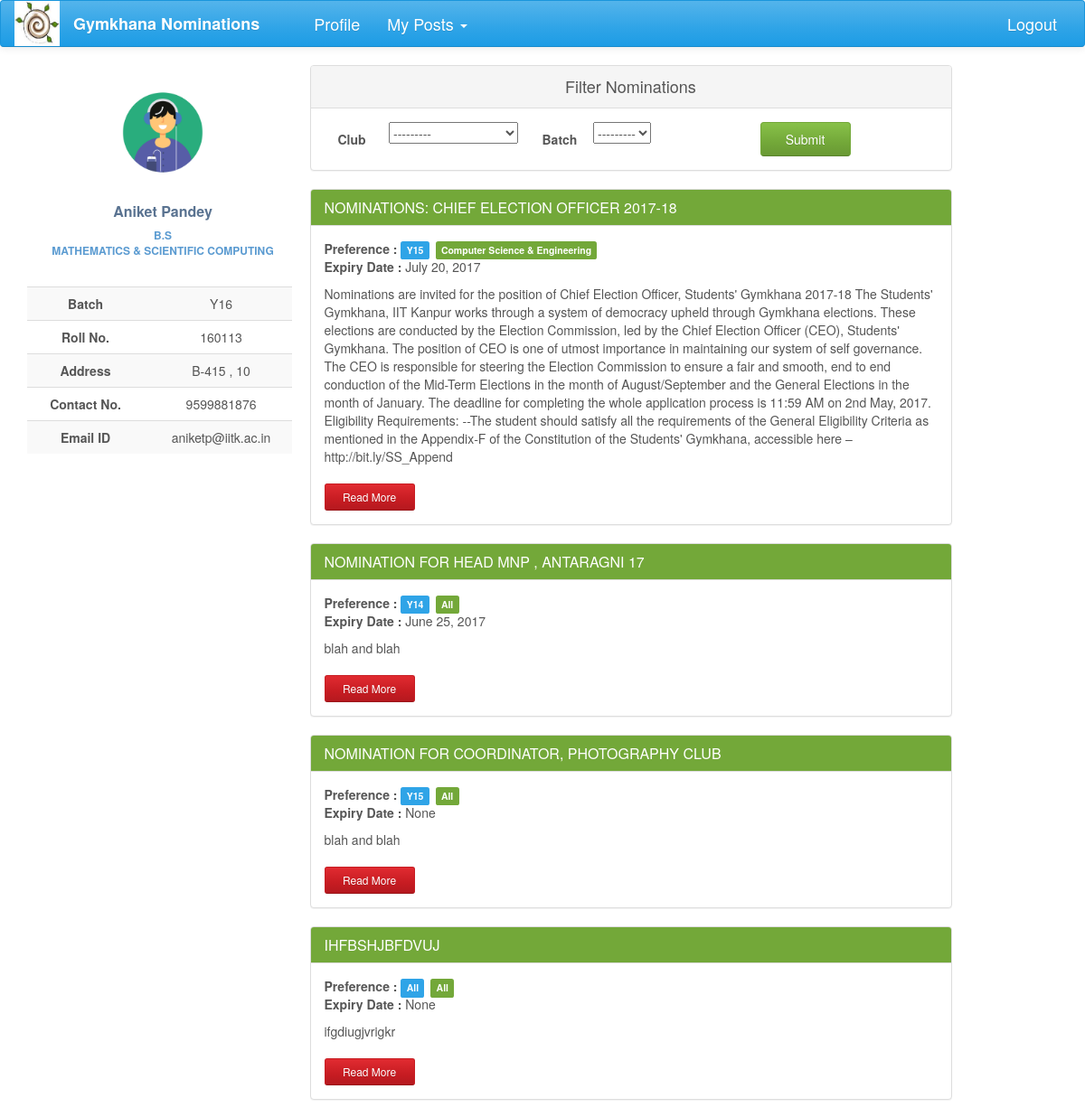
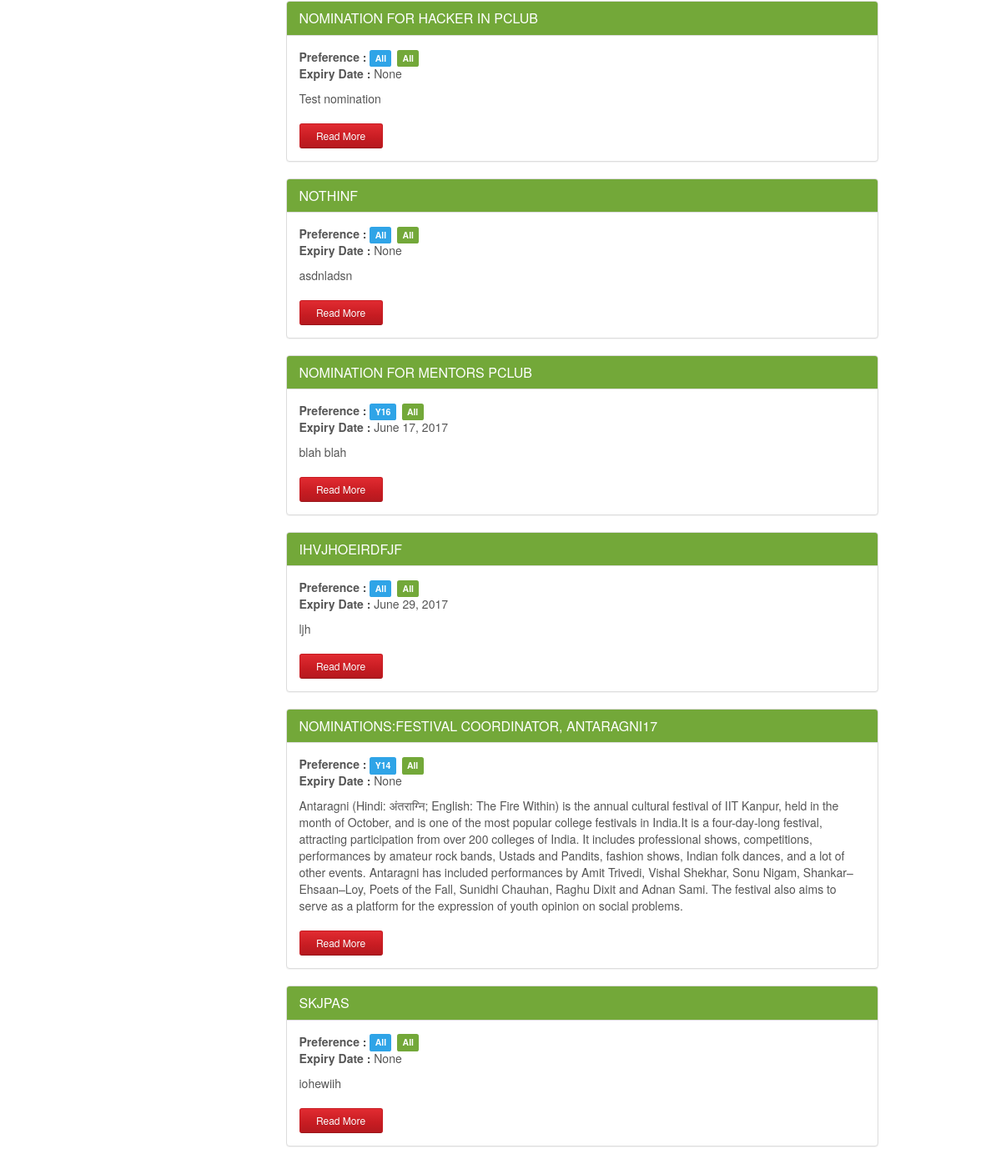
Screenshot of /nominations/ (signed in) with the database file from the repository (2 pictures, top to bottom).
### nomi/models.py (models this page shows, shortened)
class UserProfile(models.Model):
    user = models.OneToOneField(User, on_delete=models.CASCADE)
    name = models.CharField(max_length=40, blank=True)
    roll_no = models.IntegerField(null=True)
    year = models.CharField(max_length=4, choices=YEAR, default='Y16')
    programme = models.CharField(max_length=7, choices=PROGRAMME, default='B.Tech')
    department = models.CharField(max_length=200, choices=DEPT, default=None)
    hall = models.CharField(max_length=10, choices=HALL, default=1)
    room_no = models.CharField(max_length=10, null=True)

class Nomination(models.Model):
    name = models.CharField(max_length=200)
    description = models.TextField(max_length=1000, null=True, blank=True)
    nomi_post = models.ForeignKey(Post, null=True)
    nomi_form = models.OneToOneField('forms.Questionnaire', null=True, blank=True)
    status = models.CharField(max_length=50, choices=STATUS, default='Nomination created')
    nomi_approvals = models.ManyToManyField(Post, related_name='nomi_approvals', symmetrical=False, blank=True)
    opening_date = models.DateField(null=True, blank=True)
    closing_date = models.DateField(null=True, blank=True, editable=True)
    year_choice = models.CharField(max_length=100, choices=YEAR_1, null=True)
    hall_choice = models.CharField(max_length=100, choices=HALL_1, null=True)
    dept_choice = models.CharField(max_length=100, choices=DEPT_1, null=True)

### nomi/views.py (the view)
def index(request):
    if request.user.is_authenticated:
        filter = NominationFilter(request.GET, queryset=Nomination.objects.filter(status='Nomination out'))
        posts = Post.objects.filter(post_holders=request.user)
        username = UserProfile.objects.get(user=request.user)
        return render(request, 'index1.html', context={'posts': posts, 'username': username,'filter':filter})
    else:
        return HttpResponseRedirect(reverse('login'))

### nomi/global_contexts.py (called while the page is built)
def context(request):
    if request.user.is_authenticated:
        my_profile = UserProfile.objects.get(user=request.user)
        my_posts = Post.objects.filter(post_holders=request.user)
        return {'my_posts':my_posts,'my_profile':my_profile}
    else:
        return {'my_posts': 0, 'my_profile': 0}

### nomi/models.py (called while the page is built)
    def __str__(self):
        return self.club_name

### nomi/templates/index1.html
{% extends 'base2.html' %}
{% load staticfiles %}
{% load bootstrap %}
{% block content %}
<div class="profile-content ">
    <div class="panel panel-default">
      <div class="panel-heading">Filter Nominations</div>
      <div class="panel-body">
        <form action="" method="get">
            <label class="col-lg-1 control-label">Club</label>
                <div class="col-lg-3">
                    {{filter.form.nomi_approvals__club}}
                </div>
            <label class="col-lg-1 control-label">Batch</label>
                <div class="col-lg-3 ">
                    {{filter.form.year_choice}}
                </div>
            <input type="submit" value="Submit" class="btn btn-success nomi-filter" />
        </form>
      </div>
    </div>
{% for nomi in filter.qs %}
    <div class="panel panel-success">
        <div class="panel-heading">
            <h3 class="panel-title">{{ nomi.name.upper }}</h3>
        </div>
        <div class="panel-body">
            <span style="font-weight: bolder">Preference : </span>
            <span class="label label-primary">{{nomi.year_choice}}</span>
            <span class="label label-success">{{nomi.dept_choice}}</span>
            <p><span style="font-weight: bolder"> Expiry Date :  </span>{{nomi.closing_date}}</p>
            <p>{{nomi.description}}</p>
            <a href="{% url 'nomi_detail' nomi_pk=nomi.pk %}" class="btn btn-sm read-more-button btn-danger">Read More</a>
        </div>
    </div>
{% endfor %}
</div>
{% endblock %}

### nomi/templates/base2.html (shortened to what this page needs)
<!DOCTYPE html>
<html lang="en">
{% load staticfiles %}
{% load bootstrap %}
<head>
    <link href="https://maxcdn.bootstrapcdn.com/bootswatch/3.3.7/cerulean/bootstrap.min.css" rel="stylesheet"
>
    <link href="https://maxcdn.bootstrapcdn.com/font-awesome/4.7.0/css/font-awesome.min.css" rel="stylesheet"
>
    <link rel="stylesheet" href="{% static 'nomi/css/main.css' %}" type="text/css">
</head>
<body>
{% block navigation %}
<nav class="navbar navbar-default" id="navbar">
    <div class="container-fluid">
        <div class="navbar-header">
            <a href="#">
                <div>
                    <img src="{% static 'nomi/img/gym.jpg' %}" width="50" height="50">
                </div>
            </a>
        </div>
        <div class="collapse navbar-collapse" id="bs-example-navbar-collapse-1">
            <ul class="nav navbar-nav">
                <li><a href="{% url 'index' %}" id="brand">Gymkhana Nominations</a></li>
                <li><a href="{% url 'profile' %}" id="navbar-links">Profile</a></li>
                {% block posts%}
                {% if my_posts %}
                <li class="dropdown">
                    <a href="#" class="dropdown-toggle" id="navbar-links" data-toggle="dropdown" role="button"
                       aria-expanded="false">My Posts <span class="caret"></span></a>
                </li>
                {% endif %}
                {% endblock %}
            </ul>
            <ul class="nav navbar-nav navbar-right">
                <li id="navbar-links"><a href="{% url 'logout' %}?next={% url 'login' %}">Logout</a></li>
            </ul>
        </div>
    </div>
</nav>
{% endblock %}
<div class="container-fluid">
    <div class="row profile">
        <div class="col-lg-3">
            {% block profile %}
            <div class="profile-sidebar">
                <div class="profile-userpic">
                    <img src="{% static 'nomi/img/logo.gif' %}" class="img-responsive" alt="">
                </div>
                <div class="profile-usertitle">
                    <div class="profile-usertitle-name">
                        {{my_profile.name}}
                    </div>
                    <div class="profile-usertitle-job">
                        {{my_profile.programme}} <br> {{my_profile.department}}
                    </div>
                </div>
                <div class="profile-usermenu">
                    <table class="table table-striped table-hover ">
                        <tbody>
                        <tr>
                            <td id="topic">Batch</td>
                            <td>{{my_profile.year}} </td>
                        </tr>
                        <tr>
                            <td id="topic">Roll No.</td>
                            <td>{{my_profile.roll_no}} </td>
                        </tr>
                        <tr>
                            <td id="topic">Address</td>
                            <td>{{my_profile.room_no}} , {{my_profile.hall}}</td>
                        </tr>
                        <tr>
                            <td id="topic">Contact No.</td>
                            <td>9599881876</td>
                        </tr>
                        <tr>
                            <td id="topic">Email ID</td>
                            <td>{{my_profile.user}}@iitk.ac.in</td>
                        </tr>
                        </tbody>
                    </table>
                </div>
            </div>
            {% endblock %}
        </div>
        <div class="col-lg-8">
            {% block content %}{% endblock %}
        </div>
    </div>
</div>
</body>
</html>

### nomi/static/nomi/css/main.css (style rules this page uses)
#brand { text-decoration: none; font-size: large; font-weight: bold; margin-right: 30px; }
#navbar-links { font-size: large; }
#navbar { position: fixed; width: 100%; z-index: 100; }
body { background: #ffffff; }
.profile { margin: 20px 0; }
.profile-sidebar { padding: 20px 0 10px 0; position: fixed; background: ; width: 300px; margin-top: 50px; }
.profile-userpic img { float: none; margin: 0 auto; width: 50%; height: 50%; -webkit-border-radius: 50% !important; -moz-border-radius: 50% !important; border-radius: 50% !important; }
.profile-usertitle { text-align: center; margin-top: 20px; }
.profile-usertitle-name { color: #5a7391; font-size: 16px; font-weight: 600; margin-bottom: 7px; }
.profile-usertitle-job { text-transform: uppercase; color: #5b9bd1; font-size: 12px; font-weight: 600; margin-bottom: 15px; }
.profile-usermenu { margin-top: 30px; }
.profile-usermenu table tbody tr td { text-align: center; }
#topic { font-weight: bolder; }
.profile-content { z-index: 0; margin-top: 32px; padding: 20px; background: #ffffff; min-height: 460px; }
.btn { width: 150px; }
.read-more-button { margin-top: 10px; width: 100px; }
.panel-default .panel-heading { text-align: center; font-size: large; }
.control-label { text-align: center; padding-top: 9px; }
.nomi-filter { margin-left: 30px; width: 100px; }
.panel-body p span { margin-bottom: 20px; }
.panel-success { transition: box-shadow 0.2s; }
.label { margin-right: 3px; }

### rows the page displays
UserProfile: name "Aniket Pandey", programme "B.S", department "MATHEMATICS & SCIENTIFIC COMPUTING", year "Y16", roll_no "160113", room_no "B-415", hall "10", user "aniketp"
Nomination: name "NOMINATIONS: CHIEF ELECTION OFFICER 2017-18", year_choice "Y15", dept_choice "Computer Science & Engineering", closing_date "July 20, 2017", description "Nominations are invited for the position of Chief Election Officer, Students' Gymkhana 2017-18 The Students' Gymkhana, IIT Kanpur works through a system of democracy upheld through Gymkhana elections. These elections are conducted by the Election Commission, led by the Chief Election Officer (CEO), Students' Gymkhana. The position of CEO is one of utmost importance in maintaining our system of self governance. The CEO is responsible for steering the Election Commission to ensure a fair and smooth, end to end conduction of the Mid-Term Elections in the month of August/September and the General Elections in the month of January. The deadline for completing the whole application process is…"
Nomination: name "NOMINATION FOR HEAD MNP , ANTARAGNI 17", year_choice "Y14", dept_choice "All", closing_date "June 25, 2017", description "blah and blah"
Nomination: name "NOMINATION FOR COORDINATOR, PHOTOGRAPHY CLUB", year_choice "Y15", dept_choice "All", closing_date "None", description "blah and blah"
Nomination: name "IHFBSHJBFDVUJ", year_choice "All", dept_choice "All", closing_date "None", description "ifgdiugjvrigkr"
Nomination: name "NOMINATION FOR HACKER IN PCLUB", year_choice "All", dept_choice "All", closing_date "None", description "Test nomination"
Nomination: name "NOTHINF", year_choice "All", dept_choice "All", closing_date "None", description "asdnladsn"
Nomination: name "NOMINATION FOR MENTORS PCLUB", year_choice "Y16", dept_choice "All", closing_date "June 17, 2017", description "blah blah"
Nomination: name "IHVJHOEIRDFJF", year_choice "All", dept_choice "All", closing_date "June 29, 2017", description "ljh"
Nomination: name "NOMINATIONS:FESTIVAL COORDINATOR, ANTARAGNI17", year_choice "Y14", dept_choice "All", closing_date "None", description "Antaragni (Hindi: अंतराग्नि; English: The Fire Within) is the annual cultural festival of IIT Kanpur, held in the month of October, and is one of the most popular college festivals in India.It is a four-day-long festival, attracting participation from over 200 colleges of India. It includes professional shows, competitions, performances by amateur rock bands, Ustads and Pandits, fashion shows, Indian folk dances, and a lot of other events. Antaragni has included performances by Amit Trivedi, Vishal Shekhar, Sonu Nigam, Shankar–Ehsaan–Loy, Poets of the Fall, Sunidhi Chauhan, Raghu Dixit and Adnan Sami. The festival also aims to serve as a platform for the expression of youth opinion on…"
Nomination: name "SKJPAS", year_choice "All", dept_choice "All", closing_date "None", description "iohewiih"
